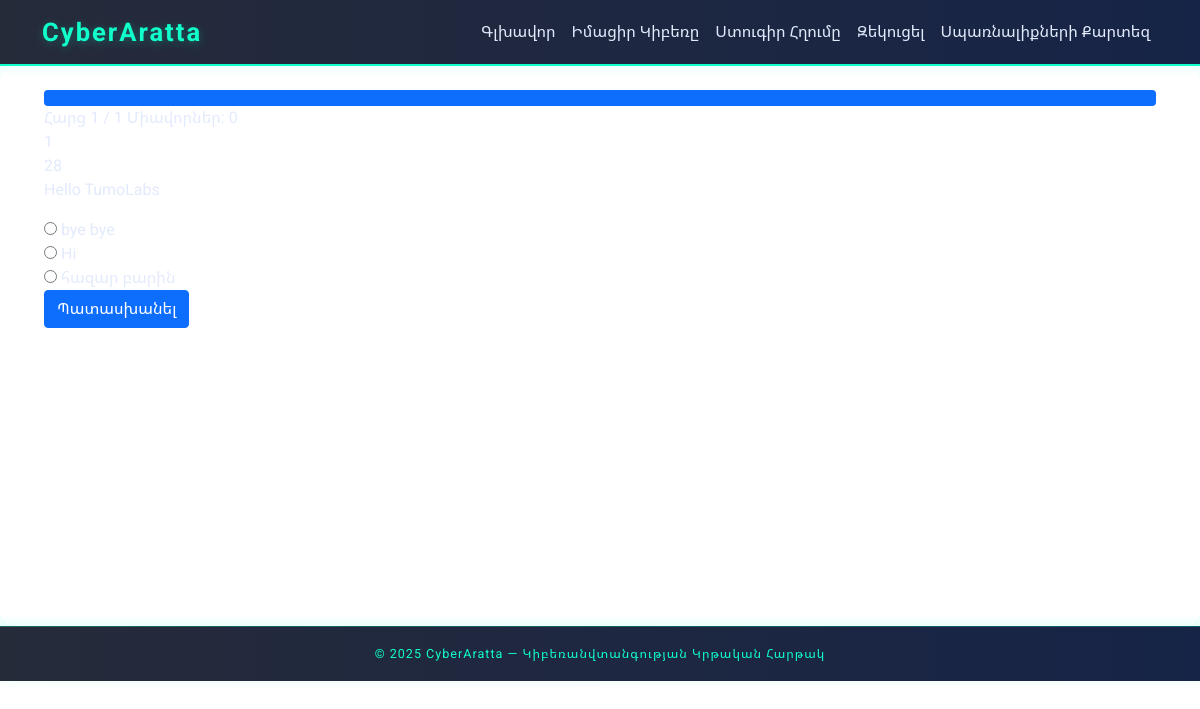
Screenshot of /quiz/question/6/ with the database file from the repository.
### apps/quiz/models.py (models this page shows, shortened)
class QuizSession(models.Model):
    session_key = models.CharField(max_length=64)
    category = models.ForeignKey(QuizCategory, on_delete=models.SET_NULL, null=True)
    question_type = models.CharField(max_length=20, choices=Question.QUESTION_TYPES)
    current_question = models.IntegerField(default=0)
    score = models.IntegerField(default=0)
    is_completed = models.BooleanField(default=False)
    started_at = models.DateTimeField(auto_now_add=True)

class Question(models.Model):
    QUESTION_TYPES = [
        ('classic', 'Ուսուցողական Քուիզ'),
        ('millionaire', 'Միլիոնատեր'),
    ]
    question_text = models.TextField()
    question_type = models.CharField(max_length=20, choices=QUESTION_TYPES)
    category = models.ForeignKey(QuizCategory, on_delete=models.CASCADE)
    difficulty = models.IntegerField(default=1)
    points = models.IntegerField(default=10)
    image = models.ImageField(upload_to='questions/', blank=True, null=True)
    explanation = models.TextField(blank=True)
    is_active = models.BooleanField(default=True)

class Answer(models.Model):
    question = models.ForeignKey(Question, on_delete=models.CASCADE, related_name='answers')
    answer_text = models.CharField(max_length=255)
    is_correct = models.BooleanField(default=False)

### apps/quiz/views.py (the view)
# urls.py: path('question/<int:session_id>/', views.quiz_question, name='quiz_question'),
def quiz_question(request, session_id):
    session = get_object_or_404(QuizSession, id=session_id)
    if session.is_completed:
        return redirect('quiz:quiz_result', session.id)
    questions = Question.objects.filter(
        category=session.category,
        question_type=session.question_type,
        is_active=True
    ).order_by('difficulty')
    total_questions = questions.count()
    if session.current_question >= total_questions:
        session.is_completed = True
        session.save()
        return redirect('quiz:quiz_result', session.id)
    question = questions[session.current_question]
    answers = list(question.answers.all())
    random.shuffle(answers)  # Shuffle answers for more variety
    progress = int((session.current_question + 1) / total_questions * 100)
    template_name = f'quiz/{session.question_type}.html'
    return render(request, template_name, {
        'session': session,
        'question': question,
        'answers': answers,
        'question_number': session.current_question + 1,
        'total_questions': total_questions,
        'progress': progress,
    })

### templates/quiz/classic.html (shortened to what this page needs)
{% extends 'base.html' %}
{% load static %}
{% load quiz_extras %}
{% block content %}
<div class="quiz-question-container">
    <div class="quiz-progress">
        <div class="progress">
            <div class="progress-bar" role="progressbar" style="width: {{ progress }}%;"
                 aria-valuenow="{{ progress }}" aria-valuemin="0" aria-valuemax="100"></div>
        </div>
        <div class="progress-text">
            <span>Հարց {{ question_number }} / {{ total_questions }}</span>
            <span>Միավորներ: {{ session.score }}</span>
        </div>
    </div>
    <div class="question-block">
        <div class="question-number">{{ question_number }}</div>
        <div class="quiz-timer" id="timer">30</div>
        <p class="question-text">{{ question.question_text }}</p>
        <form id="answer-form">
            <div class="answer-options">
                {% for answer in answers %}
                <div class="answer-option">
                    <input type="radio" name="answer_id" id="answer_{{ answer.id }}" value="{{ answer.id }}">
                    <label for="answer_{{ answer.id }}">{{ answer.answer_text }}</label>
                </div>
                {% endfor %}
            </div>
            <button type="submit" class="btn btn-primary submit-btn" id="submit-btn">Պատասխանել</button>
        </form>
    </div>
</div>
{% endblock %}

### templates/base.html (shortened to what this page needs)
{% load static %}
<!DOCTYPE html>
<html lang="hy">
<head>
    <link href="https://cdn.jsdelivr.net/npm/bootstrap@5.1.3/dist/css/bootstrap.min.css" rel="stylesheet">
    <link href="{% static 'css/custom.css' %}" rel="stylesheet">
</head>
<body class="cyber-bg">
    <nav class="navbar navbar-expand-lg cyber-navbar">
        <div class="container">
            <a class="navbar-brand cyber-brand" href="{% url 'core:home' %}">CyberAratta</a>
            <div class="collapse navbar-collapse" id="navbarNav">
                <ul class="navbar-nav ms-auto">
                    <li class="nav-item"><a class="nav-link cyber-link" href="{% url 'core:home' %}">Գլխավոր</a></li>
                    <li class="nav-item"><a class="nav-link cyber-link" href="{% url 'quiz:home' %}">Իմացիր Կիբեռը</a></li>
                    <li class="nav-item"><a class="nav-link cyber-link" href="{% url 'url_checker:check_url' %}">Ստուգիր Հղումը</a></li>
                    <li class="nav-item"><a class="nav-link cyber-link" href="{% url 'reporting:report' %}">Զեկուցել</a></li>
                    <li class="nav-item"><a class="nav-link cyber-link" href="{% url 'threat_map:map' %}">Սպառնալիքների Քարտեզ</a></li>
                </ul>
            </div>
        </div>
    </nav>
    <main class="cyber-content py-4">
        <div class="container">
            {% block content %}
            {% endblock %}
        </div>
    </main>
    <footer class="cyber-footer text-center py-3">
        <small>© 2025 CyberAratta — Կիբեռանվտանգության Կրթական Հարթակ</small>
    </footer>
</body>
</html>

### static/css/custom.css (style rules this page uses)
body.cyber-bg { background: url('/static/images/hero-bg.jpg') top center/cover no-repeat; font-family: 'Roboto', Arial, 'Noto Sans Armenian', sans-serif; color: #e2eafc; min-height: 100vh; background-attachment: fixed; }
.cyber-navbar { background: linear-gradient(90deg, #262b3a 0%, #162447 100%); box-shadow: 0 2px 12px rgba(16,255,203,0.10); border-bottom: 2px solid #10ffcb; }
.cyber-brand { font-weight: 700; letter-spacing: 2px; font-size: 1.6rem; color: #10ffcb !important; text-shadow: 0 2px 10px #10ffcb44; }
.cyber-link { color: #e2eafc !important; position: relative; transition: color 0.2s; }
.cyber-link::after { content: ""; display: block; width: 0; height: 2px; background: #10ffcb; transition: width 0.3s; position: absolute; left: 0; bottom: -2px; }
.cyber-content { border-radius: 16px; box-shadow: 0 4px 32px #10ffcb22; padding: 2rem; min-height: 70vh; }
.cyber-footer { background: linear-gradient(90deg, #262b3a 0%, #162447 100%); color: #10ffcb; font-size: 0.9rem; letter-spacing: 1px; border-top: 1px solid #10ffcb44; box-shadow: 0 -2px 12px #10ffcb22; }
input, textarea, select { background: #252a38; color: #e2eafc; border: 1.5px solid #10ffcb44; border-radius: 6px; }

### rows the page displays
QuizSession: score "0"
Question: question_text "Hello TumoLabs"
Answer: answer_text "bye bye"
Answer: answer_text "Hi"
Answer: answer_text "հազար բարին"

### other values shown
{{ question_number }} "1"
{{ total_questions }} "1"
